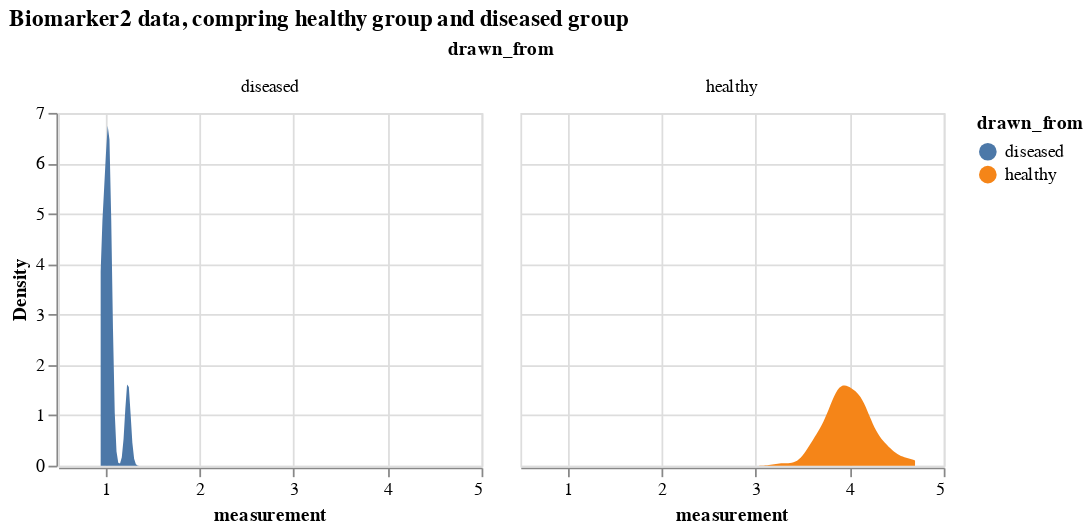

Notebook source saved alongside this figure:
### Markdown cell above
### Comparing a certain biomarker data

### Code cell
# select only biomarker 2 
bio_2_data = df_expanded[df_expanded.Biomarker=='Biomarker 2'].drop(['k_j', 'k_n', 'Biomarker'], axis = 1)
# biomarker2 data, comparing from diseased and healthy groups
alt.Chart(bio_2_data).transform_density(
    'measurement',
    as_=['measurement', 'Density'],
    groupby=['drawn_from']
).mark_area().encode(
    x="measurement:Q",
    y="Density:Q",
    facet = alt.Facet(
        "drawn_from:N",
    ),
    color=alt.Color(
        'drawn_from:N'
    )
).properties(
    width= 240,
    height = 200,
).properties(
    title='Biomarker2 data, compring healthy group and diseased group'
)

### Figure 1 — Vega-Lite specification as saved in the notebook (floating-point values rounded to 4 significant figures)
{"config": {"view": {"continuousWidth": 300, "continuousHeight": 300}}, "data": {"name": "data-70becea74f1b4b551432d2a851084eb1"}, "mark": {"type": "area"}, "encoding": {"color": {"field": "drawn_from", "type": "nominal"}, "facet": {"field": "drawn_from", "type": "nominal"}, "x": {"field": "measurement", "type": "quantitative"}, "y": {"field": "Density", "type": "quantitative"}}, "height": 200, "title": "Biomarker2 data, compring healthy group and diseased group", "transform": [{"density": "measurement", "groupby": ["drawn_from"], "as": ["measurement", "Density"]}], "width": 240, "$schema": "https://vega.github.io/schema/vega-lite/v5.15.1.json", "datasets": {"data-70becea74f1b4b551432d2a851084eb1": [{"participant": 0, "measurement": 3.912, "drawn_from": "healthy"}, {"participant": 1, "measurement": 3.837, "drawn_from": "healthy"}, {"participant": 2, "measurement": 3.641, "drawn_from": "healthy"}, {"participant": 3, "measurement": 1.046, "drawn_from": "diseased"}, {"participant": 4, "measurement": 4.068, "drawn_from": "healthy"}, {"participant": 5, "measurement": 3.719, "drawn_from": "healthy"}, {"participant": 6, "measurement": 3.92, "drawn_from": "healthy"}, {"participant": 7, "measurement": 4.158, "drawn_from": "healthy"}, {"participant": 8, "measurement": 3.674, "drawn_from": "healthy"}, {"participant": 9, "measurement": 3.963, "drawn_from": "healthy"}, {"participant": 10, "measurement": 4.195, "drawn_from": "healthy"}, {"participant": 11, "measurement": 1.24, "drawn_from": "diseased"}, {"participant": 12, "measurement": 3.995, "drawn_from": "healthy"}, {"participant": 13, "measurement": 4.066, "drawn_from": "healthy"}, {"participant": 14, "measurement": 4.483, "drawn_from": "healthy"}, {"participant": 15, "measurement": 3.81, "drawn_from": "healthy"}, {"participant": 16, "measurement": 3.876, "drawn_from": "healthy"}, {"participant": 17, "measurement": 4.102, "drawn_from": "healthy"}, {"participant": 18, "measurement": 4.092, "drawn_from": "healthy"}, {"participant": 19, "measurement": 4.322, "drawn_from": "healthy"}, {"participant": 20, "measurement": 3.864, "drawn_from": "healthy"}, {"participant": 21, "measurement": 4.086, "drawn_from": "healthy"}, {"participant": 22, "measurement": 3.825, "drawn_from": "healthy"}, {"participant": 23, "measurement": 4.095, "drawn_from": "healthy"}, {"participant": 24, "measurement": 3.78, "drawn_from": "healthy"}, {"participant": 25, "measurement": 1.013, "drawn_from": "diseased"}, {"participant": 26, "measurement": 3.833, "drawn_from": "healthy"}, {"participant": 27, "measurement": 1.051, "drawn_from": "diseased"}, {"participant": 28, "measurement": 4.196, "drawn_from": "healthy"}, {"participant": 29, "measurement": 4.321, "drawn_from": "healthy"}, {"participant": 30, "measurement": 3.667, "drawn_from": "healthy"}, {"participant": 31, "measurement": 3.932, "drawn_from": "healthy"}, {"participant": 32, "measurement": 4.082, "drawn_from": "healthy"}, {"participant": 33, "measurement": 3.873, "drawn_from": "healthy"}, {"participant": 34, "measurement": 4.061, "drawn_from": "healthy"}, {"participant": 35, "measurement": 4.273, "drawn_from": "healthy"}, {"participant": 36, "measurement": 3.907, "drawn_from": "healthy"}, {"participant": 37, "measurement": 4.628, "drawn_from": "healthy"}, {"participant": 38, "measurement": 3.645, "drawn_from": "healthy"}, {"participant": 39, "measurement": 3.569, "drawn_from": "healthy"}, {"participant": 40, "measurement": 4.421, "drawn_from": "healthy"}, {"participant": 41, "measurement": 4.023, "drawn_from": "healthy"}, {"participant": 42, "measurement": 4.171, "drawn_from": "healthy"}, {"participant": 43, "measurement": 3.723, "drawn_from": "healthy"}, {"participant": 44, "measurement": 3.938, "drawn_from": "healthy"}, {"participant": 45, "measurement": 3.871, "drawn_from": "healthy"}, {"participant": 46, "measurement": 4.353, "drawn_from": "healthy"}, {"participant": 47, "measurement": 1.046, "drawn_from": "diseased"}, {"participant": 48, "measurement": 3.851, "drawn_from": "healthy"}, {"participant": 49, "measurement": 3.784, "drawn_from": "healthy"}, {"participant": 50, "measurement": 3.907, "drawn_from": "healthy"}, {"participant": 51, "measurement": 4.104, "drawn_from": "healthy"}, {"participant": 52, "measurement": 3.681, "drawn_from": "healthy"}, {"participant": 53, "measurement": 4.564, "drawn_from": "healthy"}, {"participant": 54, "measurement": 3.287, "drawn_from": "healthy"}, {"participant": 55, "measurement": 3.994, "drawn_from": "healthy"}, {"participant": 56, "measurement": 4.004, "drawn_from": "healthy"}, {"participant": 57, "measurement": 0.9512, "drawn_from": "diseased"}, {"participant": 58, "measurement": 3.985, "drawn_from": "healthy"}, {"participant": 59, "measurement": 3.534, "drawn_from": "healthy"}, {"participant": 60, "measurement": 4.116, "drawn_from": "healthy"}, {"participant": 61, "measurement": 4.203, "drawn_from": "healthy"}, {"participant": 62, "measurement": 3.598, "drawn_from": "healthy"}, {"participant": 63, "measurement": 3.962, "drawn_from": "healthy"}, {"participant": 64, "measurement": 0.9662, "drawn_from": "diseased"}, {"participant": 65, "measurement": 3.837, "drawn_from": "healthy"}, {"participant": 66, "measurement": 4.179, "drawn_from": "healthy"}, {"participant": 67, "measurement": 3.973, "drawn_from": "healthy"}, {"participant": 68, "measurement": 3.979, "drawn_from": "healthy"}, {"participant": 69, "measurement": 4.171, "drawn_from": "healthy"}, {"participant": 70, "measurement": 4.12, "drawn_from": "healthy"}, {"participant": 71, "measurement": 3.876, "drawn_from": "healthy"}, {"participant": 72, "measurement": 3.893, "drawn_from": "healthy"}, {"participant": 73, "measurement": 3.684, "drawn_from": "healthy"}, {"participant": 74, "measurement": 4.695, "drawn_from": "healthy"}, {"participant": 75, "measurement": 3.799, "drawn_from": "healthy"}, {"participant": 76, "measurement": 4.349, "drawn_from": "healthy"}, {"participant": 77, "measurement": 3.986, "drawn_from": "healthy"}, {"participant": 78, "measurement": 3.951, "drawn_from": "healthy"}, {"participant": 79, "measurement": 4.175, "drawn_from": "healthy"}, {"participant": 80, "measurement": 4.387, "drawn_from": "healthy"}, {"participant": 81, "measurement": 3.974, "drawn_from": "healthy"}, {"participant": 82, "measurement": 3.824, "drawn_from": "healthy"}, {"participant": 83, "measurement": 4.128, "drawn_from": "healthy"}, {"participant": 84, "measurement": 4.071, "drawn_from": "healthy"}, {"participant": 85, "measurement": 4.419, "drawn_from": "healthy"}, {"participant": 86, "measurement": 4.105, "drawn_from": "healthy"}, {"participant": 87, "measurement": 4.241, "drawn_from": "healthy"}, {"participant": 88, "measurement": 3.925, "drawn_from": "healthy"}, {"participant": 89, "measurement": 3.823, "drawn_from": "healthy"}, {"participant": 90, "measurement": 3.76, "drawn_from": "healthy"}, {"participant": 91, "measurement": 3.952, "drawn_from": "healthy"}, {"participant": 92, "measurement": 3.612, "drawn_from": "healthy"}, {"participant": 93, "measurement": 4.104, "drawn_from": "healthy"}, {"participant": 94, "measurement": 0.998, "drawn_from": "diseased"}, {"participant": 95, "measurement": 3.838, "drawn_from": "healthy"}, {"participant": 96, "measurement": 4.264, "drawn_from": "healthy"}, {"participant": 97, "measurement": 4.107, "drawn_from": "healthy"}, {"participant": 98, "measurement": 4.175, "drawn_from": "healthy"}, {"participant": 99, "measurement": 3.906, "drawn_from": "healthy"}]}}
